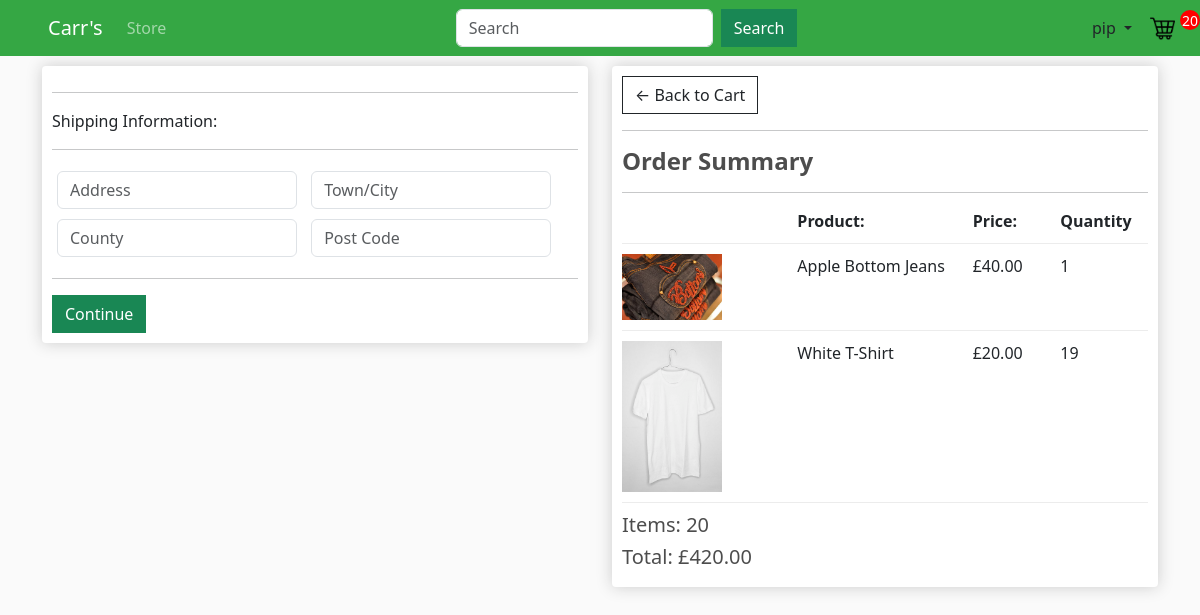
Before: /checkout/ (signed in) with the older database file.
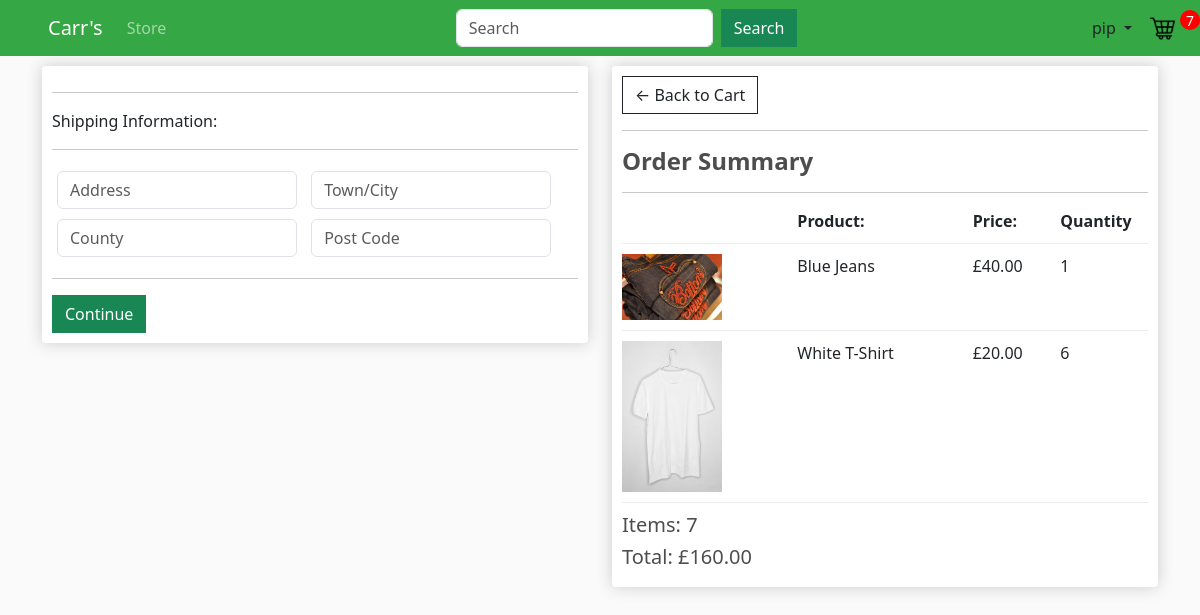
After: the same page with the newer database file.
### store/models.py (models this page shows, shortened)
class OrderItem(models.Model):
    product = models.ForeignKey(Product, on_delete=models.SET_NULL, blank=True, null=True)
    order = models.ForeignKey(Order, on_delete=models.SET_NULL, blank=True, null=True)
    quantity = models.IntegerField(default=0, null=True, blank=True)
    date_added = models.DateField(auto_now_add=True)
    @property
    def get_total(self):
        total = self.product.price * self.quantity
        return total

class Product(models.Model):
    name = models.CharField(max_length=100, null=True)
    description = models.CharField(max_length=300, null=True)
    price = models.FloatField()
    image = models.ImageField(null=True, blank=True)
    @property
    def imageURL(self):
        try:
            url=self.image.url
        except:
            url=''
        return url

class Order(models.Model):
    customer = models.ForeignKey(Customer, on_delete=models.SET_NULL, blank=True, null=True)
    order_date = models.DateTimeField(auto_now_add=True)
    completed = models.BooleanField(default=False, null=True, blank=False)
    transaction_id = models.CharField(max_length=100, null=True)
    products = models.ManyToManyField(Product, through="OrderItem") #Many to many relationship with OrderItem. This ensures each order can have a variety of products.
    @property
    def get_cart_total(self):
        orderitems = self.orderitem_set.all()
        total = sum([item.get_total for item in orderitems])
        return total
    @property
    def get_cart_items(self):
        orderitems = self.orderitem_set.all()
        total = sum([item.quantity for item in orderitems])
        return total

### store/views.py (the view)
# urls.py: path('checkout/', views.checkout, name ='checkout'),
def checkout(request):
    if request.user.is_authenticated:
        customer=request.user.customer
        order, created = Order.objects.get_or_create(customer=customer, completed=False)
        items = order.orderitem_set.all()
        cartItems = order.get_cart_items
    else:
        items = []
        order = {"get_cart_total": 0, "get_cart_items": 0}
        cartItems = order['get_cart_items']
    context = {'items':items, 'order':order, 'cartItems':cartItems}
    return render(request, 'store/checkout.html', context)

### store/templates/store/checkout.html (shortened to what this page needs)
{% extends 'store/main.html' %}
{% load static %}
{% block content %}
    <div class="row">
        <div class="col-lg-6">
            <div class="box-element" id="form-wrapper">
                <form id="form" method="POST">
                    <div id="shipping-info">
                        <hr>
                        <p>Shipping Information:</p>
                        <hr>
                        <div class="form-field">
                            <input class="form-control" type="text" name="address" placeholder="Address">
                        </div>
                        <div class="form-field">
                            <input class="form-control" type="text" name="city" placeholder="Town/City">
                        </div>
                        <div class="form-field">
                            <input class="form-control" type="text" name="county" placeholder="County">
                        </div>
                        <div class="form-field">
                            <input class="form-control" type="text" name="postcode" placeholder="Post Code">
                        </div>
                    </div>
                    <hr>
                    <input id="form-button" class="btn btn-success btn-block" type="submit" value="Continue">
                </form>
            </div>
            <br>
        </div>
        <div class="col-lg-6">
            <div class="box-element">
                <a  class="btn btn-outline-dark" href="{% url 'cart' %}">&#x2190; Back to Cart</a>
                <hr>
                <h4><strong>Order Summary</strong></h4>
                <hr>
                <div class="cart-row">
                    <div style="flex:2"></div>
                    <div style="flex:2"><strong>Product:</strong></div>
                    <div style="flex:1"><strong>Price:</strong></div>
                    <div style="flex:1"><strong>Quantity</strong></div>
                </div>
                {% for item in items %}
                <div class="cart-row">
                    <div style="flex:2"><img class="row-image" src="{{item.product.imageURL}}"></div>
                    <div style="flex:2"><p>{{item.product.name}}</p></div>
                    <div style="flex:1"><p>£{{item.product.price|floatformat:2}}</p></div>
                    <div style="flex:1"><p>{{item.quantity}}</p></div>
                </div>
                {% endfor %}
                <h5>Items:   {{order.get_cart_items}}</h5>
                <h5>Total:   £{{order.get_cart_total|floatformat:2}}</h5>
            </div>
        </div>
    </div>
{% endblock content %}

### store/templates/store/main.html (shortened to what this page needs)
<!DOCTYPE html>
{% load static %}
<html>
    <head>
        <link href="https://cdn.jsdelivr.net/npm/bootstrap@5.3.2/dist/css/bootstrap.min.css" rel="stylesheet">
        <link rel="stylesheet" type="text/css" href="{% static 'css/main.css' %}">
    </head>
    <body>
        <nav class="navbar navbar-expand-lg navbar-dark bg-dark">
            <a class="navbar-brand ms-5" href="{% url 'store' %}">Carr's</a>
            <div class="collapse navbar-collapse" id="navbarSupportedContent">
                <ul class="navbar-nav mr-auto">
                    <li class="nav-item">
                        <a class="nav-link" href="{% url 'store' %}">Store</a>
                    </li>
                </ul>
                <form method="get" class="ms-auto d-flex flex-row align-items-center" action="{% url 'search' %}">
                    <input class="form-control me-2" type="search" placeholder="Search" aria-label="Search" name="query">
                    <button class="btn btn-success" type="submit" >Search</button>
                </form>
                <div class="d-flex align-items-center ms-auto">
                {% if user.is_authenticated %}
                    <div class="dropdown">
                        <button class="btn dropdown-toggle" type="button" id="dropdownMenuButton" data-toggle="dropdown" aria-haspopup="true" aria-expanded="false">
                            {{ user }}
                        </button>
                    </div>
                {% else %}
                    <a href="{% url 'login' %}" class="btn ">Login</a>
                    <a href="{% url 'signup' %}" class="btn ">Register</a>
                {% endif %}
                <a href="{% url 'cart' %}">
                    <img id="cart-icon" src="{% static 'images/trolley.png' %}" class="img-fluid">
                </a>
                <p class="ms-auto" id="cart-total">{{cartItems}}</p>
                </div>
            </div>
        </nav>
        <div class="container">
            {% block content %}
            {% endblock content %}
        </div>
    </body>
</html>

Changed rows visible on the page:
changed through a linked row, OrderItem: product.name "Apple Bottom Jeans" → "Blue Jeans"
changed OrderItem "White T-Shirt": quantity "19" → "6"
changed through a linked row, Order: get_cart_items "20" → "7"; get_cart_total "420.00" → "160.00"
Other visible differences:
{{ cartItems }}: "20" → "7"
